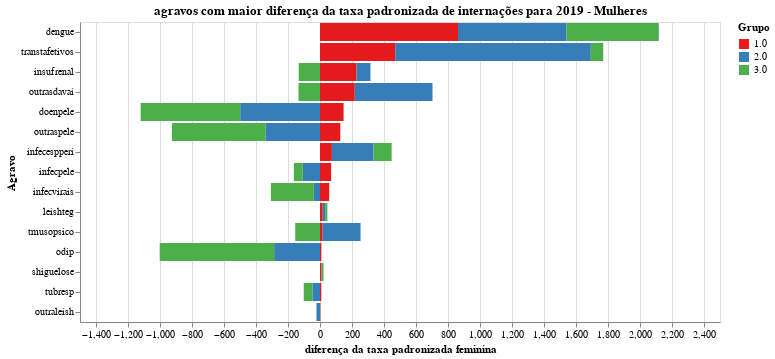

The cell this chart's notebook holds for it:
### Code cell
chart = plot_grafico_dif(pop_19, pop_r,
                         'taxa_inter_esp_mulher', 
                         "agravos com maior diferença da taxa padronizada de internações para 2019 - Mulheres",
                        "diferença da taxa padronizada feminina")


#chart.save('tx_pad_m.svg')
chart

### Figure 1 — Vega-Lite specification as saved in the notebook (floating-point values rounded to 4 significant figures)
{"config": {"view": {"continuousWidth": 400, "continuousHeight": 300}, "range": {"category": {"scheme": "set1"}}}, "data": {"name": "data-5728c9bf20c3b5270d05031daef3176b"}, "mark": "bar", "encoding": {"color": {"type": "nominal", "field": "grupo", "title": "Grupo"}, "order": {"type": "nominal", "field": "grupo", "sort": "ascending"}, "tooltip": {"type": "quantitative", "field": "taxa"}, "x": {"type": "quantitative", "field": "taxa", "title": "diferença da taxa padronizada feminina"}, "y": {"type": "nominal", "field": "agravo", "sort": null, "title": "Agravo"}}, "title": "agravos com maior diferença da taxa padronizada de internações para 2019 - Mulheres", "width": 640, "$schema": "https://vega.github.io/schema/vega-lite/v4.8.1.json", "datasets": {"data-5728c9bf20c3b5270d05031daef3176b": [{"agravo": "dengue", "grupo": "1.0", "taxa": 862.6}, {"agravo": "dengue", "grupo": "2.0", "taxa": 677.1}, {"agravo": "dengue", "grupo": "3.0", "taxa": 578.0}, {"agravo": "transtafetivos", "grupo": "1.0", "taxa": 470.1}, {"agravo": "transtafetivos", "grupo": "2.0", "taxa": 1223.0}, {"agravo": "transtafetivos", "grupo": "3.0", "taxa": 77.54}, {"agravo": "insufrenal", "grupo": "1.0", "taxa": 228.1}, {"agravo": "insufrenal", "grupo": "2.0", "taxa": 87.28}, {"agravo": "insufrenal", "grupo": "3.0", "taxa": -133.0}, {"agravo": "outrasdavai", "grupo": "1.0", "taxa": 217.4}, {"agravo": "outrasdavai", "grupo": "2.0", "taxa": 485.7}, {"agravo": "outrasdavai", "grupo": "3.0", "taxa": -134.4}, {"agravo": "doenpele", "grupo": "1.0", "taxa": 147.4}, {"agravo": "doenpele", "grupo": "2.0", "taxa": -498.7}, {"agravo": "doenpele", "grupo": "3.0", "taxa": -622.2}, {"agravo": "outraspele", "grupo": "1.0", "taxa": 126.9}, {"agravo": "outraspele", "grupo": "2.0", "taxa": -339.0}, {"agravo": "outraspele", "grupo": "3.0", "taxa": -586.7}, {"agravo": "infecespperi", "grupo": "1.0", "taxa": 74.35}, {"agravo": "infecespperi", "grupo": "2.0", "taxa": 260.1}, {"agravo": "infecespperi", "grupo": "3.0", "taxa": 113.3}, {"agravo": "infecpele", "grupo": "1.0", "taxa": 69.43}, {"agravo": "infecpele", "grupo": "2.0", "taxa": -107.7}, {"agravo": "infecpele", "grupo": "3.0", "taxa": -55.57}, {"agravo": "infecvirais", "grupo": "1.0", "taxa": 57.45}, {"agravo": "infecvirais", "grupo": "2.0", "taxa": -38.62}, {"agravo": "infecvirais", "grupo": "3.0", "taxa": -268.1}, {"agravo": "leishteg", "grupo": "1.0", "taxa": 17.1}, {"agravo": "leishteg", "grupo": "2.0", "taxa": 15.09}, {"agravo": "leishteg", "grupo": "3.0", "taxa": 13.73}, {"agravo": "tmusopsico", "grupo": "1.0", "taxa": 16.57}, {"agravo": "tmusopsico", "grupo": "2.0", "taxa": 236.9}, {"agravo": "tmusopsico", "grupo": "3.0", "taxa": -154.7}, {"agravo": "odip", "grupo": "1.0", "taxa": 8.522}, {"agravo": "odip", "grupo": "2.0", "taxa": -286.6}, {"agravo": "odip", "grupo": "3.0", "taxa": -715.2}, {"agravo": "shiguelose", "grupo": "1.0", "taxa": 8.485}, {"agravo": "shiguelose", "grupo": "2.0", "taxa": 2.849}, {"agravo": "shiguelose", "grupo": "3.0", "taxa": 10.71}, {"agravo": "tubresp", "grupo": "1.0", "taxa": 8.138}, {"agravo": "tubresp", "grupo": "2.0", "taxa": -47.37}, {"agravo": "tubresp", "grupo": "3.0", "taxa": -54.1}, {"agravo": "outraleish", "grupo": "1.0", "taxa": 2.513}, {"agravo": "outraleish", "grupo": "2.0", "taxa": -22.07}, {"agravo": "outraleish", "grupo": "3.0", "taxa": 0.9172}]}}
